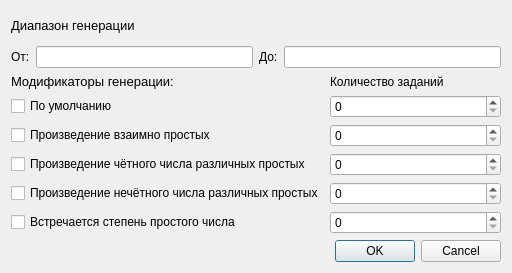
<?xml version="1.0" encoding="UTF-8"?>
<ui version="4.0">
 <class>DialogMebiusFunction</class>
 <widget class="QDialog" name="DialogMebiusFunction">
  <property name="geometry">
   <rect>
    <x>0</x>
    <y>0</y>
    <width>512</width>
    <height>273</height>
   </rect>
  </property>
  <property name="windowTitle">
   <string>Dialog</string>
  </property>
  <layout class="QGridLayout" name="gridLayout_4">
   <item row="2" column="0">
    <widget class="QDialogButtonBox" name="buttonBox">
     <property name="orientation">
      <enum>Qt::Horizontal</enum>
     </property>
     <property name="standardButtons">
      <set>QDialogButtonBox::Cancel|QDialogButtonBox::Ok</set>
     </property>
    </widget>
   </item>
   <item row="0" column="0">
    <layout class="QGridLayout" name="gridLayout_2">
     <item row="0" column="0">
      <widget class="QLabel" name="label_3">
       <property name="font">
        <font>
         <pointsize>10</pointsize>
        </font>
       </property>
       <property name="text">
        <string>Диапазон генерации</string>
       </property>
      </widget>
     </item>
     <item row="1" column="0">
      <layout class="QGridLayout" name="gridLayout">
       <item row="0" column="0">
        <widget class="QLabel" name="label">
         <property name="text">
          <string>От:</string>
         </property>
        </widget>
       </item>
       <item row="0" column="1">
        <widget class="QLineEdit" name="lineMin"/>
       </item>
       <item row="0" column="2">
        <widget class="QLabel" name="label_2">
         <property name="text">
          <string>До:</string>
         </property>
        </widget>
       </item>
       <item row="0" column="3">
        <widget class="QLineEdit" name="lineMax"/>
       </item>
      </layout>
     </item>
    </layout>
   </item>
   <item row="1" column="0">
    <layout class="QGridLayout" name="gridLayout_3">
     <item row="0" column="0">
      <widget class="QLabel" name="label_4">
       <property name="font">
        <font>
         <pointsize>10</pointsize>
        </font>
       </property>
       <property name="text">
        <string>Модификаторы генерации:</string>
       </property>
      </widget>
     </item>
     <item row="0" column="1">
      <widget class="QLabel" name="label_5">
       <property name="text">
        <string>Количество заданий</string>
       </property>
      </widget>
     </item>
     <item row="1" column="0">
      <widget class="QCheckBox" name="btnDefault">
       <property name="text">
        <string>По умолчанию</string>
       </property>
      </widget>
     </item>
     <item row="1" column="1">
      <widget class="QSpinBox" name="spinDefault"/>
     </item>
     <item row="2" column="0">
      <widget class="QCheckBox" name="btnPrimes">
       <property name="text">
        <string>Произведение взаимно простых</string>
       </property>
      </widget>
     </item>
     <item row="2" column="1">
      <widget class="QSpinBox" name="spinPrimes"/>
     </item>
     <item row="3" column="0">
      <widget class="QCheckBox" name="btnEvenPrimes">
       <property name="text">
        <string>Произведение чётного числа различных простых</string>
       </property>
      </widget>
     </item>
     <item row="3" column="1">
      <widget class="QSpinBox" name="spinEvenPrimes"/>
     </item>
     <item row="4" column="0">
      <widget class="QCheckBox" name="btnNotEvenPrimes">
       <property name="text">
        <string>Произведение нечётного числа различных простых</string>
       </property>
      </widget>
     </item>
     <item row="4" column="1">
      <widget class="QSpinBox" name="spinNotEvenPrimes"/>
     </item>
     <item row="5" column="0">
      <widget class="QCheckBox" name="btnPrimeDegree">
       <property name="text">
        <string>Встречается степень простого числа</string>
       </property>
      </widget>
     </item>
     <item row="5" column="1">
      <widget class="QSpinBox" name="spinPrimeDegree"/>
     </item>
    </layout>
   </item>
  </layout>
 </widget>
 <resources/>
 <connections/>
</ui>
